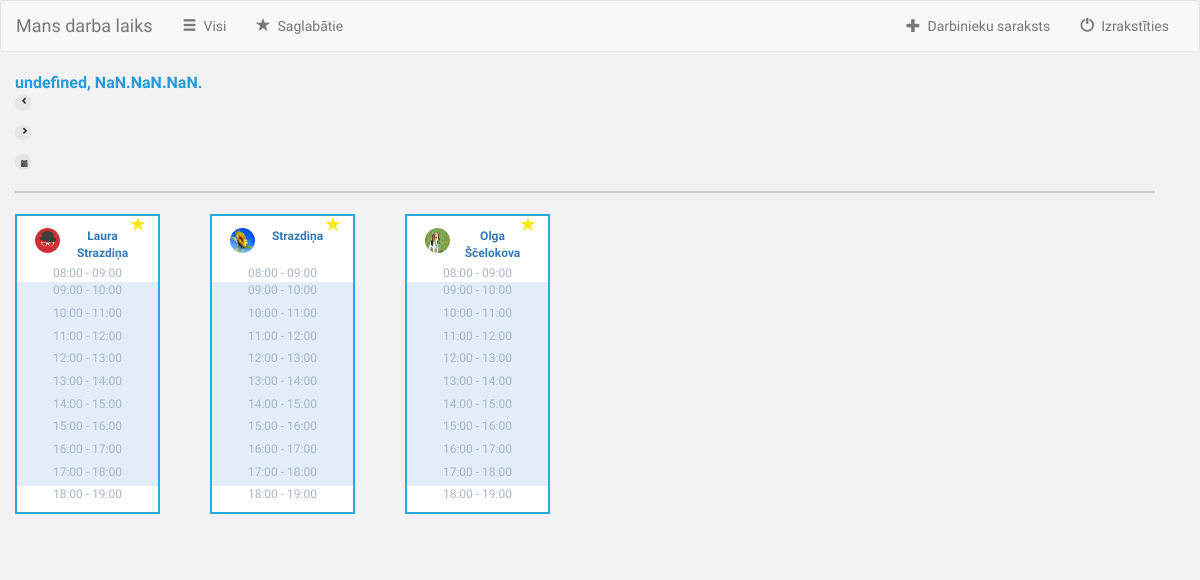
The app's page /darba_laiks/saglabatie/ (signed in), older data.
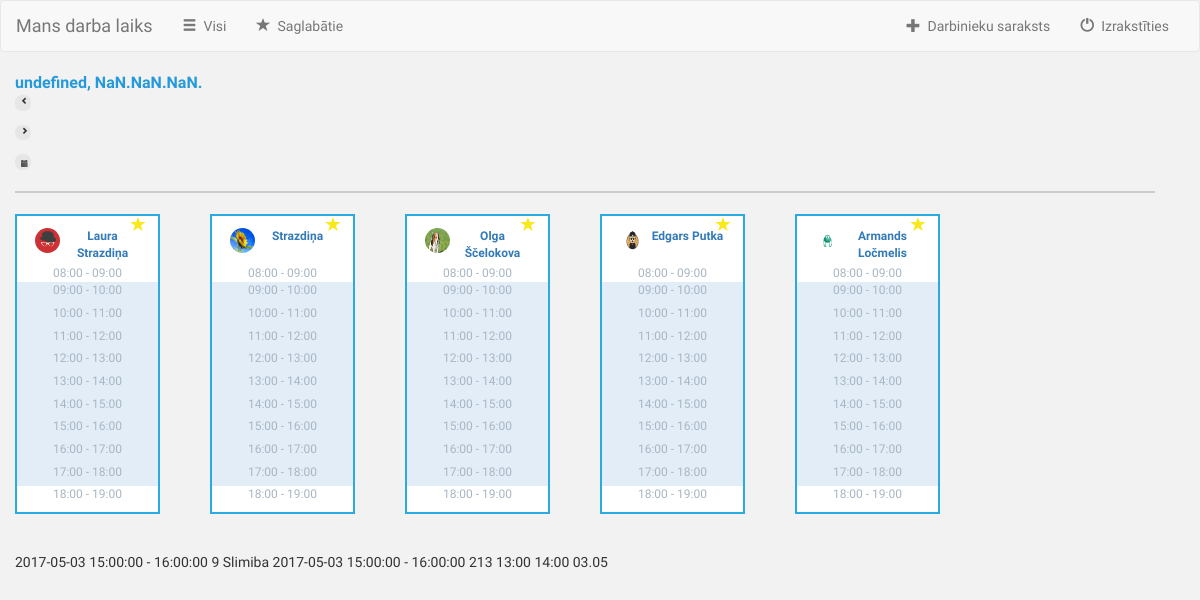
The same page, newer data.
### darba_laiks/models.py (models this page shows, shortened)
class Saglabatie(models.Model):
    lietotajs_kurs_pievienoja=models.ForeignKey(settings.AUTH_USER_MODEL, related_name='lietotajs_kurs_pievienoja')
    lietotajs_kuru_pievienoja=models.ForeignKey(settings.AUTH_USER_MODEL, related_name='lietotajs_kuru_pievienoja')

class UserProfile(models.Model):
    user = models.OneToOneField(User, related_name='userprofile')
    avatar = models.FileField(default='/avatar.jpg')
    def create_user_profile(sender, instance, created, **kwargs):
        if created:
            UserProfile.objects.create(user=instance)
    post_save.connect(create_user_profile, sender=User)

class Atstrada(models.Model):
    lietotajs = models.ForeignKey(settings.AUTH_USER_MODEL, on_delete=models.CASCADE)
    darba_laiks= models.ForeignKey(Darba_laiks)
    iemesls= models.ForeignKey(Iemesls)
    no = models.TimeField(null=True, blank=True)
    lidz = models.TimeField(null=True, blank=True)
    datums = models.DateField(null=True, blank=True)
    def __str__(self):
        return str(self.datums)+'  '+ str(self.no)+' - '+ str(self.lidz)

class Darba_laiks(models.Model):
    lietotajs=models.ForeignKey(settings.AUTH_USER_MODEL, on_delete=models.CASCADE)
    datums = models.DateField()
    no = models.TimeField(default='9:00')
    lidz=models.TimeField(default='18:00')
    ir_mainits = models.BooleanField(default=False)
    def __str__(self):
        return str(self.datums)+'  '+ str(self.no)+' - '+ str(self.lidz)

class Iemesls(models.Model):
    lietotajs = models.ForeignKey(settings.AUTH_USER_MODEL, on_delete=models.CASCADE)
    darba_laiks= models.ForeignKey(Darba_laiks)
    slimiba=models.BooleanField(default=False)
    atvalinajums = models.BooleanField(default=False)
    lekcijas = models.BooleanField(default=False)
    darbs_no_majam= models.BooleanField(default=False)
    mazaka_slodze= models.BooleanField(default=False)
    cits= models.BooleanField(default=False)
    def __str__(self):
        if (self.slimiba):
            return 'Slimiba ' + str(self.darba_laiks)
        elif (self.atvalinajums):
            return 'Atvalinajums ' + str(self.darba_laiks)
        elif (self.lekcijas):
            return 'Lekcijas ' + str(self.darba_laiks)
        elif (self.darbs_no_majam):
            return 'Darbs no majam ' + str(self.darba_laiks)
        elif (self.mazaka_slodze):
            return 'Mazaka slodze ' + str(self.darba_laiks)
        else:
            return 'Cits ' + str(self.darba_laiks)

### darba_laiks/views.py (the view, shortened to what this page needs)
def saglabatie(request):
    if request.method == 'GET':
        datums = datetime.date.today()
        darba_laika_id = Darba_laiks.objects.filter(datums=datetime.date.today()).values_list('id',flat=True).distinct()
        collection_ids = Darba_laiks.objects.filter(datums=datetime.date.today()).values_list('lietotajs',flat=True).distinct()
        izmainitie = [
            Darba_laiks.objects.filter(lietotajs__id=c)[0] for c in collection_ids
            ]
        iemesli = [
            Iemesls.objects.filter(darba_laiks__id=c)[0] for c in darba_laika_id
            ]
        atstrada= Atstrada.objects.filter(darba_laiks__id__in=darba_laika_id)
        lietotajs_kurs_pievienoja=request.user
        lietotaja_saglabatie=Saglabatie.objects.filter(lietotajs_kurs_pievienoja=lietotajs_kurs_pievienoja)
        context= {'lietotaja_saglabatie': lietotaja_saglabatie,
                  'datums': datums,
                  'izmainitie': izmainitie,
                  'iemesli': iemesli,
                  'atstrada': atstrada,
                 }
        return render(request, 'saglabatie.html', context)

### templates/saglabatie.html (shortened to what this page needs)
{%extends "base.html" %}
{% block content %}
    {% load staticfiles %}
    <link rel="stylesheet" type="text/css" href="{% static 'css/All.css' %}" />
    <div class = "container">
        <div class = "row" id = "firstRow">
            <span class = "pull-left" id="line">
                <div id = "today"> </div>
                 <form method='POST' role="form" action="/darba_laiks/saglabatie/">{% csrf_token %}
                        <button class="Button" id="left">
                            <span class="glyphicon glyphicon-chevron-left"></span>
                        </button>
                </form>
                <form method='POST' role="form" action="/darba_laiks/saglabatie/">{% csrf_token %}
                        <button class="Button" id="right">
                            <span class="glyphicon glyphicon-chevron-right"></span>
                        </button>
                </form>
                <button type="button" class="Button" id="Calendar">
                      <span class="glyphicon glyphicon-calendar"></span>
                 </button>
            </span>
        </div>
        <div class = "row" id = "secondRow"></div>
        <div class = "row" id = "people">
            {% for izmainits in lietotaja_saglabatie %}
                {% if request.user == izmainits%}
                {% else %}
                <div class = "col-sm-2" id ="oneUser">
                     <div class = "dayBox" id = "box">
                        <div id = "user">
                                <form method='POST' class = "star" role="form" action="/darba_laiks/darbinieki/">{% csrf_token %}
                                    <button type = "submit" value = "Saglabāt" id="Save">
                                        <span class="glyphicon glyphicon-star starFavorites"></span>
                                    </button>
                                </form>
                            <div id = "userInfo">
                                    <img src="{{izmainits.lietotajs_kuru_pievienoja.userprofile.avatar.url}}" class="img">
                                <div id ="userName">
                                    <a href="{% url 'darba_laiks:darbinieka-darba-laiks' izmainits.lietotajs_kuru_pievienoja.id %}">{{izmainits.lietotajs_kuru_pievienoja.first_name}} {{izmainits.lietotajs_kuru_pievienoja.last_name}}</a>
                                </div>
                            </div>
                        </div>
                        <ul id = "time">
                             <li class = "box1" id = "Mo08">08:00 - 09:00</li>
                             <li tabindex="1" class = "box2" id = "09" data-toggle = "tooltip" data-placement = "right">09:00 - 10:00</li>
                             <li tabindex="1" class = "box2" id = "10" data-toggle = "tooltip" data-placement = "right">10:00 - 11:00</li>
                             <li tabindex="1" class = "box2" id = "11" data-toggle = "tooltip" data-placement = "right">11:00 - 12:00</li>
                             <li tabindex="1" class = "box2" id = "12" data-toggle = "tooltip" data-placement = "right">12:00 - 13:00</li>
                             <li tabindex="1" class = "box2" id = "13" data-toggle = "tooltip" data-placement = "right">13:00 - 14:00</li>
                             <li tabindex="1" class = "box2" id = "14" data-toggle = "tooltip" data-placement = "right">14:00 - 15:00</li>
                             <li tabindex="1" class = "box2" id = "15" data-toggle = "tooltip" data-placement = "right">15:00 - 16:00</li>
                             <li tabindex="1" class = "box2" id = "16" data-toggle = "tooltip" data-placement = "right">16:00 - 17:00</li>
                             <li tabindex="1" class = "box2" id = "17" data-toggle = "tooltip" data-placement = "right">17:00 - 18:00</li>
                             <li class = "box1" id = "18">18:00 - 19:00</li>
                         </ul>
                     </div>
                </div>
                {% endif %}
            {% endfor %}
        </div>
    </div>
    <div class="row">
    </div>
        {% for i in atstrada%}
               {{ i.darba_laiks }}
                {{ i.lietotajs.id }}
                {{ i.iemesls }}
                        {{ i.iemesls.id }}
                        {{i.no|time:"H:i"}}
                        {{i.lidz|time:"H:i"}}
                        {{i.datums|date:"d.m"}}
            {% endfor %}
  {% endblock %}

### templates/base.html (shortened to what this page needs)
{% load staticfiles %}
<link rel="stylesheet" href="https://maxcdn.bootstrapcdn.com/bootstrap/3.3.7/css/bootstrap.min.css">
<link rel="stylesheet" href="https://maxcdn.bootstrapcdn.com/bootstrap/3.3.7/css/bootstrap.min.css">
<link rel="stylesheet" type="text/css" href="{% static 'css/style.css' %}" />
<!DOCTYPE html>
<html lang="en">
  <head>
  </head>
    <nav class="navbar navbar-default">
    <div class="container-fluid">
        <div class="navbar-header">
            <a class="navbar-brand" href="{% url 'darba_laiks:darba_laiks' %}">Mans darba laiks</a>
        </div>
        <div class="collapse navbar-collapse" id="myNavbar">
            <ul class="nav navbar-nav">
                <li class="">
                    <a href="{% url 'darba_laiks:darbinieki' %}">
                        <span class="glyphicon glyphicon-menu-hamburger" aria-hidden="true"></span>&nbsp;
                        Visi
                    </a>
                </li>
                <li class="">
                    <a href="{% url 'darba_laiks:saglabatie' %}">
                        <span class="glyphicon glyphicon-star" aria-hidden="true"></span>&nbsp;
                        Saglabātie
                    </a>
                </li>
            </ul>
          <ul class="nav navbar-nav navbar-right">
                 {% if user.is_superuser or user.is_staff %}
              <li class="">
                    <a href="{% url 'darba_laiks:visi' %}">
                        <span class="glyphicon glyphicon-plus" aria-hidden="true"></span>&nbsp;
                        Darbinieku saraksts
                    </a>
              </li>
              {% endif %}
              <li class="">
                    <a href="{% url 'darba_laiks:logout' %}">
                        <span class="glyphicon glyphicon-off" aria-hidden="true"></span>&nbsp;
                        Izrakstīties
                    </a>
              </li>
          </ul>
        </div>
    </div>
</nav>
    <body>
      <div class="container-fluid">
        {% block content %}
        {% endblock %}
      </div>
    </body>
</html>

### static/css/style.css (style rules this page uses)
body { background-color: #f2f2f2; font-family: 'Oxygen'; }
li { list-style-type: none; }

### static/css/All.css (style rules this page uses)
#people { padding-left:0px; }
#today { font-size: 16px; font-weight: bold; color: #259adb; }
.Button { width: 15.8px; height: 15.8px; text-align: center; font-size: 7px; border-radius: 7px; background-color: #e6e6e6; border-width: 0px; outline:none; }
#secondRow { width: 100%; height: 1px; border: solid 1px #cccccc; margin-top: 1.5em; margin-bottom: 1.5em; }
#user { height: 48.9px; }
.star { font-size: 15px; position: absolute; top: 0; left:110px; }
.img { width: 25px; height: 25px; float:left; margin-right:0.25em; border-radius: 50%; }
#userName { font-weight: bold; padding-right: 10px; }
#userInfo { padding-top: 1em; padding-left:1.5em; padding-right:0.5em; }
#box { width: 145px; height: 300px; border: solid 2px #29abe2; text-align: center; background-color: #ffffff; font-size: 12px; }
#oneUser { margin-right:0em; padding-left:0px; padding-right:0px; margin-bottom: 2em; }
.box2 { background-color: #e2edf8; height: 22.7px; }
#time { padding-left: 0px; color: #a8b6c3; }
#Save { margin-top: 2px; color: #DCDCDC; background-color: inherit; border: none; outline:none; }
.starFavorites { color: #f8e81c; }

Row changes from the older to the newer data that the page shows:
added Saglabatie: lietotajs_kuru_pievienoja.userprofile.avatar (picture), lietotajs_kuru_pievienoja.first_name "Edgars", lietotajs_kuru_pievienoja.last_name "Putka"
added Saglabatie: lietotajs_kuru_pievienoja.userprofile.avatar (picture), lietotajs_kuru_pievienoja.first_name "Armands", lietotajs_kuru_pievienoja.last_name "Ločmelis"
added Atstrada: darba_laiks "2017-05-03 15:00:00 - 16:00:00", lietotajs.id "9", iemesls "Slimiba 2017-05-03 15:00:00 - 16:00:00", iemesls.id "213", no "13:00", lidz "14:00", datums "03.05"
